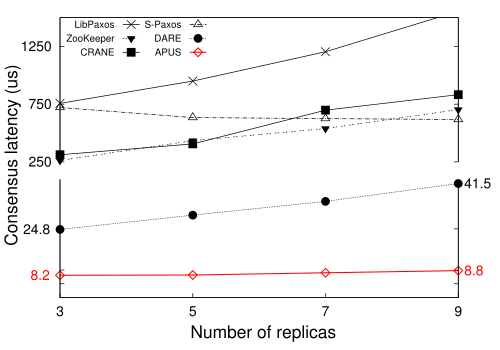

This chart was generated by the following gnuplot code:
set terminal postscript eps color enhanced "NimbusSanL-Regu, 20" fontfile "/usr/share/fonts/type1/texlive-fonts-recommended/uhvr8a.pfb"

set style line 1 lt 1 lw 2 pt 2 ps 2 linecolor rgb "#000000"
set style line 2 lt 1 lw 3 pt 12 ps 2 lc rgb "red"
set style line 3 lt 3 lw 2 pt 9 ps 2 lc rgb "#000000"
set style line 4 lt 4 lw 2 pt 7 ps 2 lc rgb "black"
set style line 5 lt 5 lw 2 pt 8 ps 2 lc rgb "#000000"
set style line 6 lt 1 lw 2 pt 5 ps 2 lc rgb "#000000"
set style line 7 lt 7 lw 2 pt 11 ps 2 lc rgb "#000000"
set style line 8 lt 8 lw 2 pt 11 ps 1 lc rgb "#d97c19"
set style line 9 lt 9 lw 4 pt 12 ps 2 lc rgb "#000000"

bm = 0.15
lm = 0.12
rm = 0.95
gap = 0.05
size = 0.75
kk = 0.45 # relative height of bottom plot
y1 = 0.0; y2 = 15.0; y3 = 180.0; y4 = 220.0
#set size 1, 1.1
#set size 3.0,2.7
set multiplot
set border 1+2+8
set lmargin at screen lm
set rmargin at screen rm
set bmargin at screen bm
set tmargin at screen bm + size * kk


set key font ",14" maxrows 3
set key spacing 1
set key at 10.5, 1500
set key width -5
set key samplen 1.5
set xrange [0:27]
#set for [i=0:5] xtics (0,3**i)
set xtics ("3" 0,"5" 9,"7" 18, "9" 27, "33" 50, "65" 68, "105" 98)

set ylabel "Consensus latency (us)" offset -3,6 font ",25"
set xlabel "Number of replicas" offset 0.5,0 font ",25"
set xrange [0:27]
set yrange [0:43]
#set origin 0.0,1.85
#set ytics 50
set ytics ("" 5, "" 10, "" 25)
#set ytics textcolor rgb "red"
#set ytics add ("xx" 8)
set label "8.2" at -2.0,8.1 textcolor rgb "red"
set label "8.8" at 27.4,9.8 textcolor rgb "red"
set label "24.8" at -2.5,24.8
set label "41.5" at 27.4,41.5
set xtics nomirror
set rmargin 5
A=38
eps2=0.5
E1=7
E2=50
eps=0.5
#set arrow 1 from A-eps2-0.5, E1 to A+eps2+0.5, E1 nohead lw 2 lc rgb "#ffffff" front
#set arrow 2 from A-eps2-3, E2-8.7 to A+eps2+2, E2-8.7 nohead lc rgb "#000000" front
#set arrow 3 from A-eps-eps2, E1-eps to A+eps-eps2, E1+eps nohead
#set arrow 4 from A-eps+eps2, E1-eps to A+eps+eps2, E1+eps nohead

plot 'traditional_paxos_latency.dat' using 1:2 with linespoints title "" ls 1,'traditional_paxos_latency.dat' using 1:3 with linespoints title "" ls 7, 'traditional_paxos_latency.dat' using 1:4 with linespoints title "" ls 6, 'traditional_paxos_latency.dat' using 1:5 with linespoints title "" ls 5, 'traditional_paxos_latency.dat' using 1:6 with linespoints title "" ls 2,'traditional_paxos_latency.dat' using 1:7 with linespoints title "" ls 4

unset label 
set border 2+4+8
set bmargin at screen bm + size * kk + gap
set tmargin at screen bm + size + gap
set yrange [250:1500]


unset xlabel
unset ylabel
unset xtics
set ytics ("250" 250, "750" 750 ,"1250" 1250)
plot 'traditional_paxos_latency.dat' using 1:2 with linespoints title "LibPaxos" ls 1,'traditional_paxos_latency.dat' using 1:3 with linespoints title "ZooKeeper" ls 7, 'traditional_paxos_latency.dat' using 1:4 with linespoints title "CRANE" ls 6, 'traditional_paxos_latency.dat' using 1:5 with linespoints title "S-Paxos" ls 5,  'traditional_paxos_latency.dat' using 1:7 with linespoints title "DARE" ls 4, 'traditional_paxos_latency.dat' using 1:6 with linespoints title "APUS" ls 2


unset yrange
unset ytics
